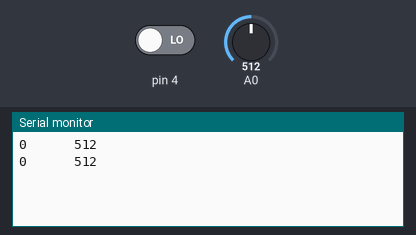
This sketch was run on a simulated Arduino Uno, built with avr-gcc and run on an emulated ATmega328P. Shown: the last lines printed to the serial monitor. The inputs (shaded band) are chosen by the test bench; at power-on: A0 = 512, pin 4 LOW.

Above: at 1.8 s.
1.9 s: A0 set to 716
At 2.6 s:
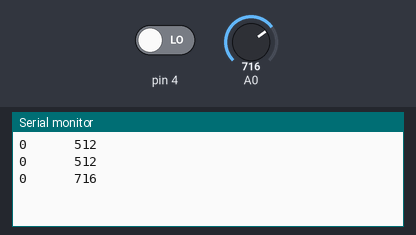
3.4 s: pin 4 driven HIGH
At 4.7 s:
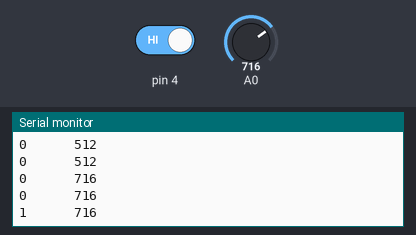
4.9 s: A0 set to 900
At 5.8 s:
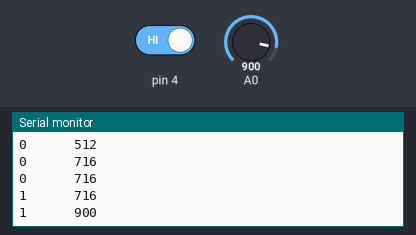
6.4 s: pin 4 driven LOW
At 7.7 s:
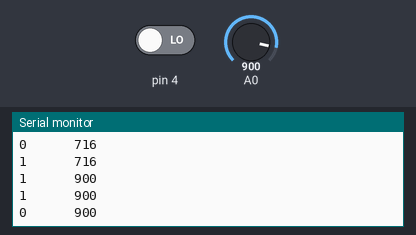
Timing chart, 0 to 8.9 s (numbered marks = the images above; inputs shaded):
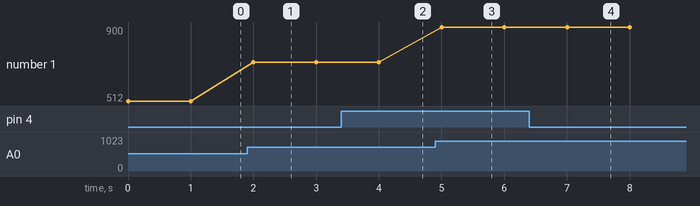

The sketch:

02._Photoresistor.ino
```cpp
/*
 * Generated using BlocklyDuino:
 *
 * https://github.com/MediaTek-Labs/BlocklyDuino-for-LinkIt
 *
 * Date: Tue, 31 Jul 2018 15:59:23 GMT
 */


void setup()
{
  Serial.begin(9600);


  pinMode(4, INPUT);
}


void loop()
{
  Serial.print(digitalRead(4));
  Serial.print("      ");
  Serial.println(analogRead(A0));
  delay(1000);
}
```

Measured:
- after the input at 1.9 s, the serial monitor: prints a new line after 0.10 s (image 1)
- after the input at 3.4 s, the serial monitor: prints a new line after 0.60 s (image 2)
- after the input at 4.9 s, the serial monitor: prints a new line after 0.10 s (image 3)
- after the input at 6.4 s, the serial monitor: prints a new line after 0.60 s (image 4)
- plotted number 1: 512 → 716 after the input at 1.9 s, 716 → 900 after the input at 4.9 s
